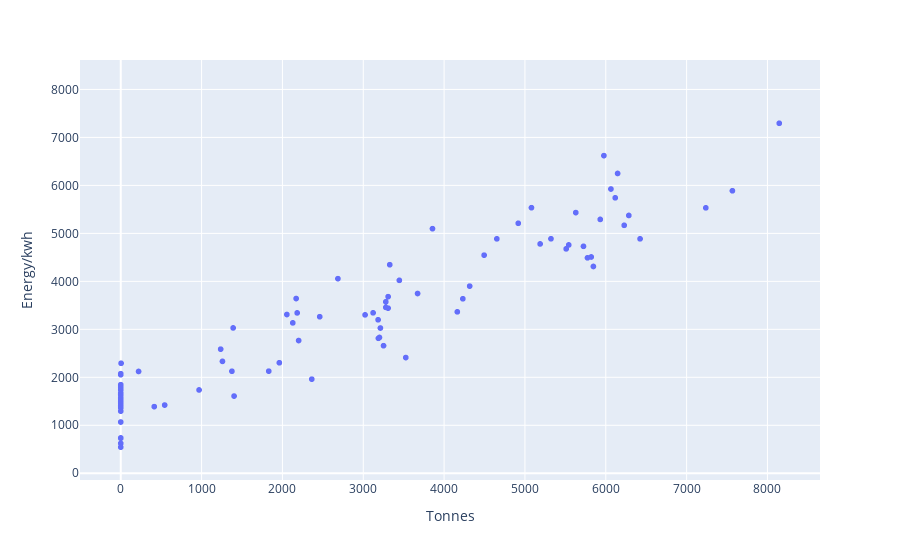

Write notebook code for a chart like this one.
### Code cell
px.scatter(df, x = 'Tonnes', y = 'Energy/kwh')

### Figure 1 — Plotly figure (JSON) as saved in the notebook; plotly's stock layout.template omitted (floating-point values rounded to 4 significant figures; data arrays with more than 128 entries replaced by an {"elided": "..."} marker saying what was removed)
{"data": [{"hovertemplate": "Tonnes=%{x}<br>Energy/kwh=%{y}<extra></extra>", "legendgroup": "", "marker": {"color": "#636efa", "symbol": "circle"}, "mode": "markers", "name": "", "showlegend": false, "type": "scattergl", "x": {"elided": "1096 float values"}, "xaxis": "x", "y": {"elided": "1096 float values"}, "yaxis": "y"}], "layout": {"legend": {"tracegroupgap": 0}, "margin": {"t": 60}, "xaxis": {"anchor": "y", "domain": [0, 1], "title": {"text": "Tonnes"}}, "yaxis": {"anchor": "x", "domain": [0, 1], "title": {"text": "Energy/kwh"}}}}
